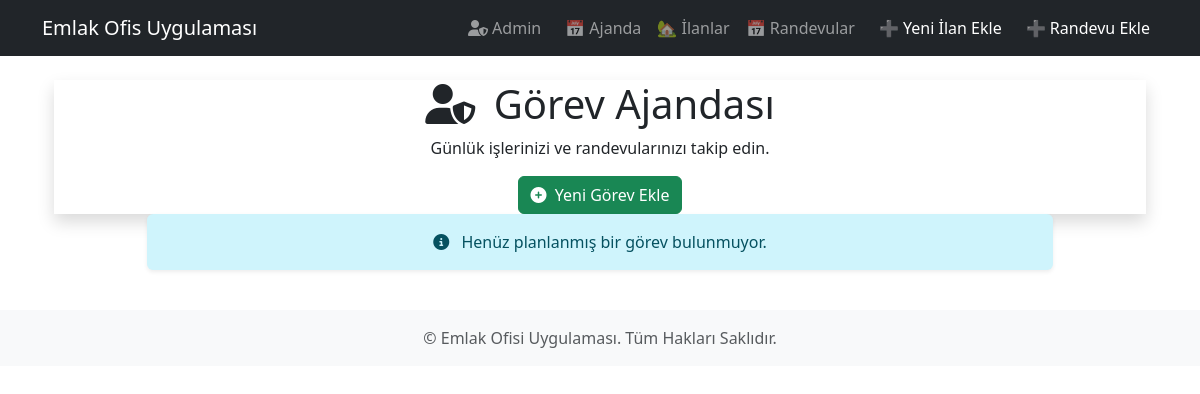
Page /ajanda/ on the earlier database version.
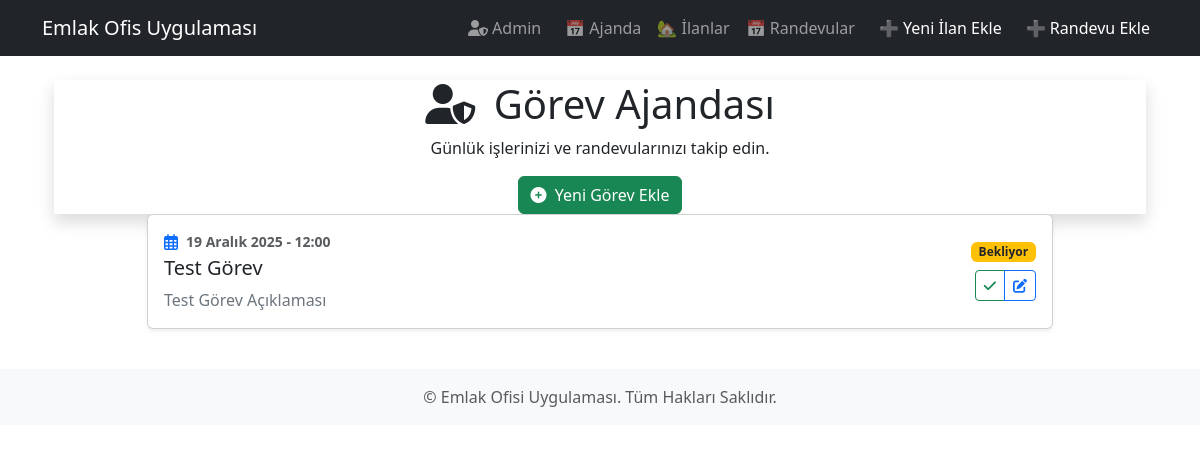
Same page on the later database version.
### ilanlar/models.py (models this page shows, shortened)
class Ajanda(models.Model):
    DURUM_SECENEKLERI = [
        ('Bekliyor', 'Bekliyor'),
        ('Tamamlandi', 'Tamamlandı'),
        ('İptal Edildi', 'İptal Edildi')
    ]
    ONCELIK_SECENEKLERI = [
        ('1', 'Düşük'),
        ('2', 'Orta'),
        ('3', 'Yüksek')
    ]
    baslik = models.CharField(max_length=200, verbose_name="Görev Başlığı")
    aciklama = models.TextField(blank=True, null=True, verbose_name="Açıklama")
    tarih = models.DateTimeField(verbose_name="Görev Tarihi ve Saati")
    oncelik = models.CharField(max_length=1, choices=ONCELIK_SECENEKLERI, default='2', verbose_name="Öncelik")
    durum = models.CharField(max_length=20, choices=DURUM_SECENEKLERI, default='Bekliyor', verbose_name="Durum")
    class Meta:
        verbose_name = "Görev"
        verbose_name_plural = "Ajanda / Görevler"
        ordering = ['tarih']

### ilanlar/views.py (the view)
# urls.py: path('ajanda/', views.ajanda_sayfasi, name='ajanda_sayfasi'),
def ajanda_sayfasi(request):
    gorevler = Ajanda.objects.all().order_by('tarih')
    return render(request, 'ajanda.html', {'gorevler': gorevler})

### ilanlar/templates/ajanda.html (shortened to what this page needs)
{% extends 'base.html' %}
{% block content %}
<div class="container mt-4">
    <div class="agenda-header text-center shadow">
        <div class="container">
            <h1><i class="fas fa-user-shield me-2"></i> Görev Ajandası</h1>
            <p class="mb-0">Günlük işlerinizi ve randevularınızı takip edin.</p>
            <button class="btn btn-success mt-3" data-bs-toggle="modal" data-bs-target="#gorevEkleModal">
                <i class="fas fa-plus-circle me-1"></i> Yeni Görev Ekle
            </button>
        </div>
    </div>
    <div class="row">
        {% for gorev in gorevler %}
        <div class="col-12 col-lg-10 mx-auto mb-3">
            <div
                class="card shadow-sm oncelik-{{ gorev.oncelik }} {% if gorev.durum == 'Tamamlandi' %}tamamlandi{% endif %}">
                <div class="card-body d-flex justify-content-between align-items-center">
                    <div>
                        <div class="d-flex align-items-center mb-1">
                            <i class="far fa-calendar-alt text-primary me-2"></i>
                            <span class="text-muted small fw-bold">{{ gorev.tarih|date:"d E Y - H:i" }}</span>
                        </div>
                        <h5 class="card-title">{{ gorev.baslik }}</h5>
                        <p class="card-text text-secondary mb-0">{{ gorev.aciklama|default:"Açıklama girilmedi." }}</p>
                    </div>
                    <div class="text-end">
                        <span
                            class="badge {% if gorev.durum == 'Bekliyor' %}bg-warning text-dark{% elif gorev.durum == 'Tamamlandi' %}bg-success{% else %}bg-danger{% endif %} mb-2 d-block">
                            {{ gorev.durum }}
                        </span>
                        <div class="btn-group">
                            {% if gorev.durum != 'Tamamlandi' %}
                            <a href="{% url 'gorev_tamamla' gorev.id %}" class="btn btn-sm btn-outline-success"
                                title="Tamamlandı olarak işaretle">
                                <i class="fas fa-check"></i>
                            </a>
                            {% endif %}
                            <a href="/admin/ilanlar/ajanda/{{ gorev.id }}/change/"
                                class="btn btn-sm btn-outline-primary" title="Admin'de Düzenle">
                                <i class="fas fa-edit"></i>
                            </a>
                        </div>
                    </div>
                </div>
            </div>
        </div>
        {% empty %}
        <div class="col-12 col-lg-10 mx-auto">
            <div class="alert alert-info text-center border-0 shadow-sm">
                <i class="fas fa-info-circle me-2"></i> Henüz planlanmış bir görev bulunmuyor.
            </div>
        </div>
        {% endfor %}
    </div>
</div>
{% endblock %}

### ilanlar/templates/base.html (shortened to what this page needs)
{% load static %}
<!DOCTYPE html>
<html lang="tr">
<head>
    <link href="https://cdn.jsdelivr.net/npm/bootstrap@5.3.3/dist/css/bootstrap.min.css" rel="stylesheet">
    <link rel="stylesheet" href="https://cdnjs.cloudflare.com/ajax/libs/font-awesome/6.5.2/css/all.min.css">
</head>
<body>
    <nav class="navbar navbar-expand-lg navbar-dark bg-dark">
        <div class="container">
            <a class="navbar-brand" href="{% url 'ilan_listesi' %}">Emlak Ofis Uygulaması</a>
            <div class="collapse navbar-collapse" id="navbarNav">
                <ul class="navbar-nav ms-auto">
                    <li class="nav-item">
                        <a class="nav-link btn btn-sm btn-outline-info ms-md-2" href="/admin/">
                            <i class="fas fa-user-shield"></i> Admin
                        </a>
                    </li>
                    <li class="nav-item">
                        <a class="nav-link btn btn-sm btn-outline-info ms-md-2" href="{% url 'ajanda_sayfasi' %}">
                            📅 Ajanda
                        </a>
                    </li>
                    <li class="nav-item">
                        <a class="nav-link" href="{% url 'ilan_listesi' %}">🏡 İlanlar</a>
                    </li>
                    <li class="nav-item">
                        <a class="nav-link" href="{% url 'randevu_listesi' %}">📅 Randevular</a>
                    </li>
                    <li class="nav-item">
                        <a class="nav-link btn btn-sm btn-success text-white ms-md-2" href="/admin/ilanlar/ilan/add/">
                            ➕ Yeni İlan Ekle
                        </a>
                    </li>
                    <li class="nav-item">
                        <a class="nav-link btn btn-sm btn-info text-white ms-md-2" href="/admin/ilanlar/randevu/add/">
                            ➕ Randevu Ekle
                        </a>
                    </li>
                </ul>
            </div>
        </div>
    </nav>
    <div class="container my-4">
        {% block content %}
        {% endblock content %}
    </div>
    <footer class="py-3 bg-light text-center">
        <div class="container">
            <p class="mb-0 text-muted">© {{"now"|date:"Y"}} Emlak Ofisi Uygulaması. Tüm Hakları Saklıdır.</p>
        </div>
    </footer>
</body>
</html>

Differences in the rows shown:
added Ajanda: tarih "19 Aralık 2025 - 12:00", baslik "Test Görev", aciklama "Test Görev Açıklaması", durum "Bekliyor"
Other differences:
text no longer shown: "Henüz planlanmış bir görev bulunmuyor."
